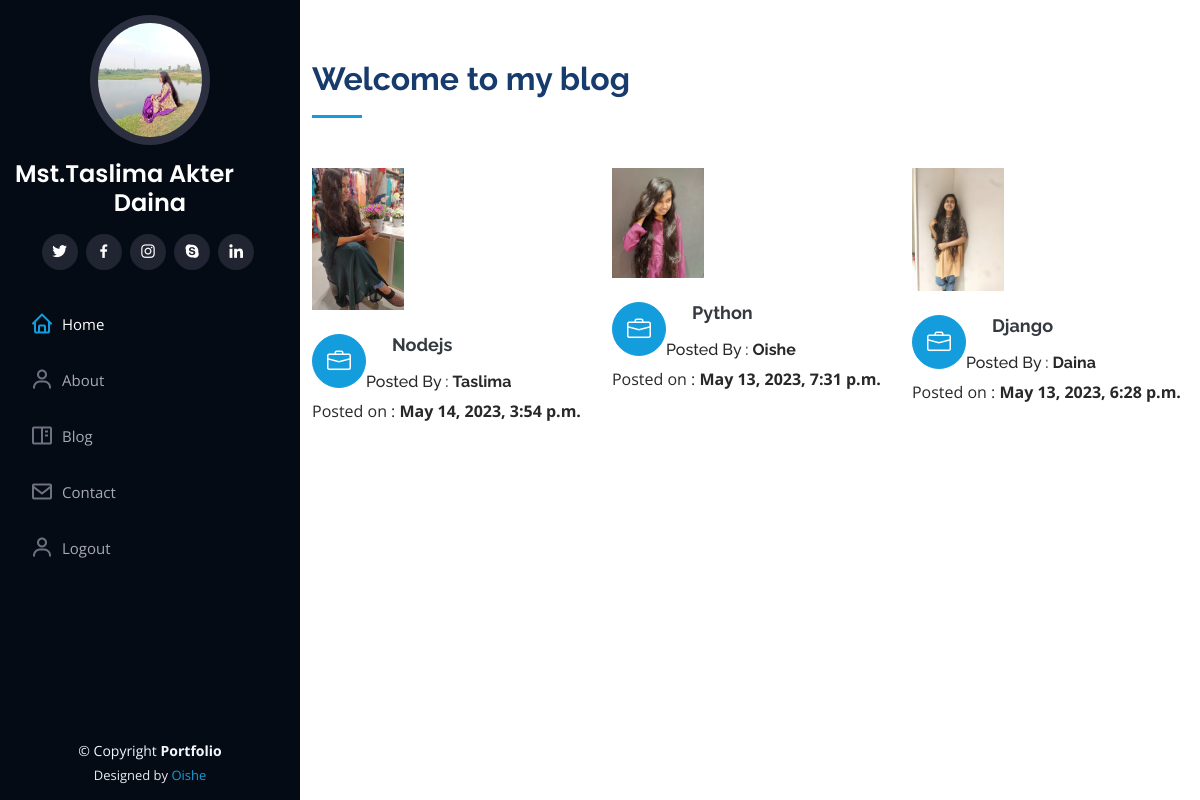
Page /blog (signed in) on the committed database.
### portfolio/models.py (models this page shows, shortened)
class Blogs(models.Model):
    title=models.CharField(max_length=60)
    descripion=models.TextField()
    authname=models.CharField(max_length=15)
    img=models.ImageField(upload_to='blog', blank=True, null=True)
    timeStamp=models.DateTimeField(auto_now_add=True, blank=True)

### portfolio/views.py (the view)
# urls.py: path('blog', views.handleblog, name='handleblog')
def handleblog(request):
    posts=Blogs.objects.all()
    context={"posts":posts}
    return render(request, 'handleblog.html',context)

### templates/handleblog.html (shortened to what this page needs)
{% extends 'basic.html' %}
{% block body %}
{% load static %}
  <section id="services" class="services">
    <div class="container">
      <div class="section-title">
        <h2>Welcome to my blog</h2>
      </div>
      <div class="row">
        {% for post in posts reversed %}
        <div class="col-lg-4 col-md-6 icon-box" data-aos="fade-up">
          <div class="col-lg-4" data-aos="fade-right">
          <img src="{{post.img.url}}" class="img-fluid" alt="no-image">
        </div>
        <br>
          <div class="icon"><i class="bi bi-briefcase"></i></div>
          <h4 class="title"><a href="">{{post.title}}</a></h4>
          <h6>Posted By : <b>{{post.authname}} </b></h6>
          <p>Posted on : <b>{{post.timeStamp}} </b></p>
        </div>
{% endfor %}
      </div>
    </div>
  </section>
{% endblock body %}

### static/assets/css/style.css (style rules this page uses)
body { font-family: "Open Sans", sans-serif; color: #272829; }
a { color: #149ddd; text-decoration: none; }
h1, h2, h3, h4, h5, h6 { font-family: "Raleway", sans-serif; }
section { padding: 60px 0; overflow: hidden; }
.section-title { padding-bottom: 30px; }
.section-title h2 { font-size: 32px; font-weight: bold; margin-bottom: 20px; padding-bottom: 20px; position: relative; color: #173b6c; }
.section-title h2::after { content: ""; position: absolute; display: block; width: 50px; height: 3px; background: #149ddd; bottom: 0; left: 0; }
.services .icon-box { margin-bottom: 20px; }
.services .icon { float: left; display: flex; align-items: center; justify-content: center; width: 54px; height: 54px; background: #149ddd; border-radius: 50%; transition: 0.5s; border: 1px solid #149ddd; }
.services .icon i { color: #fff; font-size: 24px; line-height: 0; }
.services .title { margin-left: 80px; font-weight: 700; margin-bottom: 15px; font-size: 18px; }
.services .title a { color: #343a40; }

### rows in the picture
Blogs: img (picture), title "Nodejs", authname "Taslima", timeStamp "May 14, 2023, 3:54 p.m."
Blogs: img (picture), title "Python", authname "Oishe", timeStamp "May 13, 2023, 7:31 p.m."
Blogs: img (picture), title "Django", authname "Daina", timeStamp "May 13, 2023, 6:28 p.m."
